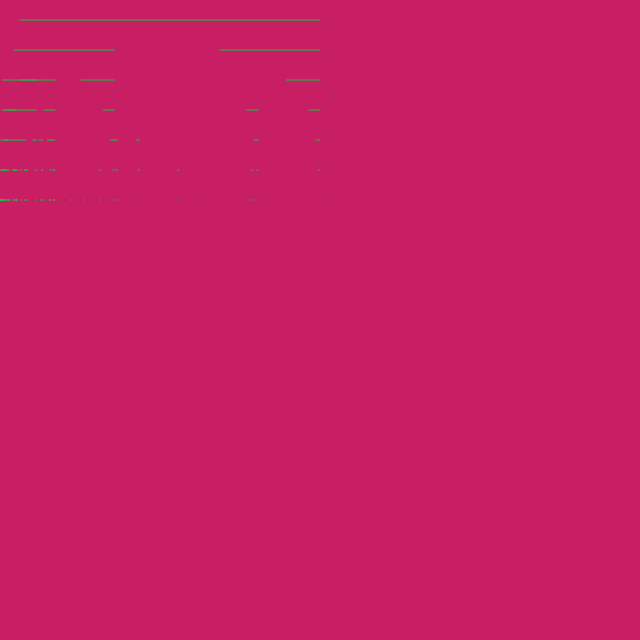
Frame 1 (no input)
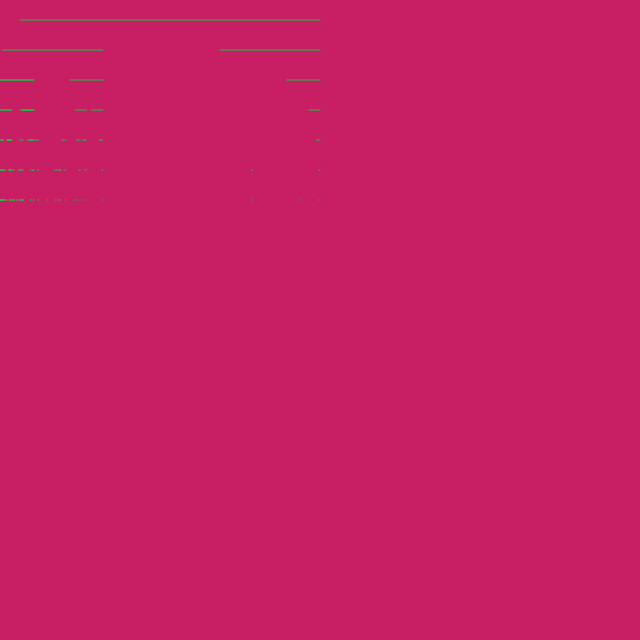
Frame 2 (the mouse pressed at the canvas centre, redrawn once)

The p5.js sketch that drew these frames (run headless with seeded random() and noise() and a simulated clock; the mouse was pressed at the canvas centre and the sketch redrawn once):

// p5.js sketch
// ── sketch.js
//defingin recursive factural needs a get out clause

function setup() {
  createCanvas(640, 640);
  //imageMode(CENTER);
}

function draw() {
  background(200, 30, 100);
  stroke(10, 200, 60);
  strokeWeight(1);
  noFill();
  noLoop();

  cantor(20, 20, 300);

}

function cantor(x, y, length) {
  // recursive exit condition (i.e. when it get this small get outa there)
  var h = 30;

  //draw line
  line(x, y, x + length, y);

  // go down to next posion
  y += h;

  //draw 2 more lines 1/3rd length of middle section
  if (length >= 1) {
    cantor(random(x), y, length / 3);
    cantor(x + length * 2 / 3, y, length / 3);
  }
}
